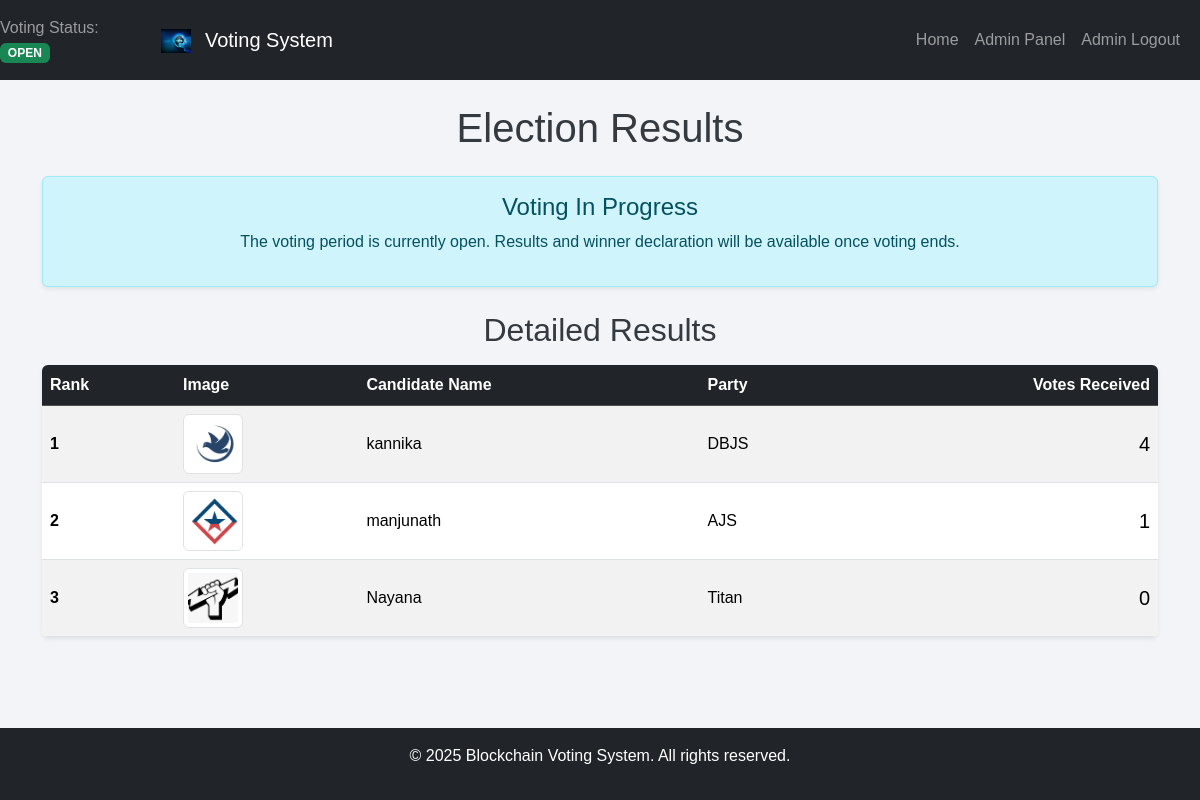
Screenshot of /results (signed in) with the database file from the repository.
### tables this page shows
CREATE TABLE candidates (
    id INTEGER PRIMARY KEY AUTOINCREMENT,
    name TEXT NOT NULL UNIQUE, -- Ensure candidate names are unique
    party TEXT NOT NULL,
    image_filename TEXT -- Store the filename of the uploaded image
);

### app.py (the view, shortened to what this page needs)
@app.route('/results')
def results():
    allow_access = ('admin_logged_in' in session and session['admin_logged_in']) or \
                   ('user_id' in session and not VOTING_OPEN)
    conn = get_db()
    results_data = conn.execute('''
        SELECT c.name, c.party, c.image_filename, COUNT(v.id) as vote_count
        FROM candidates c LEFT JOIN votes v ON c.id = v.candidate_id
        GROUP BY c.id ORDER BY vote_count DESC, c.name
    ''').fetchall()
    user_vote_info = None
    winners = []
    max_votes = 0
    if not VOTING_OPEN and results_data and results_data[0]['vote_count'] > 0:
        max_votes = results_data[0]['vote_count']
        winners = [r for r in results_data if r['vote_count'] == max_votes]
    return render_template('results.html', results=results_data, user_vote=user_vote_info,
                           voting_closed=(not VOTING_OPEN), is_admin=('admin_logged_in' in session),
                           winners=winners, max_votes=max_votes)

### app.py (called while the page is built)
def get_db():
    if 'db' not in g:
        g.db = sqlite3.connect(app.config['DATABASE'], detect_types=sqlite3.PARSE_DECLTYPES)
        g.db.row_factory = sqlite3.Row
        g.db.execute("PRAGMA foreign_keys = ON;")
    return g.db

@app.before_request
def load_logged_in_user():
    user_id = session.get('user_id')
    g.user = None
    g.admin = None  # For admin context if needed
    if user_id is not None:
        g.user = get_db().execute('SELECT id, name, email FROM voters WHERE id = ?', (user_id,)).fetchone()
    elif session.get('admin_logged_in'):
        g.admin = {'username': session.get('admin_username')}

@app.context_processor
def inject_global_vars():
    return {'current_year': datetime.datetime.utcnow().year, 'voting_open_global': VOTING_OPEN}

### Templates/results.html (shortened to what this page needs)
{% extends "base.html" %}
{% block content %}
<h1 class="text-center mb-4">Election Results</h1>
{% if voting_closed and winners %}
    <div class="alert alert-success text-center mb-4 shadow-sm" role="alert">
        <h4 class="alert-heading">
            {% if winners|length == 1 %}
                Election Winner!
            {% else %}
                Election Result: Tie!
            {% endif %}
        </h4>
        <p>
            {% if winners|length == 1 %}
                The winner is <strong>{{ winners[0].name }} ({{ winners[0].party }})</strong>
            {% else %}
                 There is a tie between the following candidates:
                <ul class="list-unstyled mb-0 mt-2">
                    {% for winner in winners %}
                    <li><strong>{{ winner.name }} ({{ winner.party }})</strong></li>
                    {% endfor %}
                </ul>
            {% endif %}
             with <strong>{{ max_votes }}</strong> vote(s) each.
        </p>
        <hr>
        <p class="mb-0">Congratulations!</p>
    </div>
{% elif voting_closed and results and max_votes == 0 %}
    <div class="alert alert-warning text-center mb-4 shadow-sm" role="alert">
        <h4 class="alert-heading">Voting Closed - No Votes Cast</h4>
        <p>The voting period has ended, but no votes were recorded for any candidate.</p>
    </div>
{% elif not voting_closed %}
     <div class="alert alert-info text-center mb-4 shadow-sm" role="alert">
        <h4 class="alert-heading">Voting In Progress</h4>
        <p>The voting period is currently open. Results and winner declaration will be available once voting ends.</p>
    </div>
{% endif %}
{% if results %}
<h2 class="text-center mb-3">Detailed Results</h2>
<div class="table-responsive shadow-sm rounded">
    <table class="table table-striped table-hover align-middle mb-0">
        <thead class="table-dark">
            <tr>
                <th scope="col">Rank</th>
                <th scope="col">Image</th>
                <th scope="col">Candidate Name</th>
                <th scope="col">Party</th>
                <th scope="col" class="text-end">Votes Received</th>
            </tr>
        </thead>
        <tbody>
            {% for result in results %}
            <tr class="{% if voting_closed and result.name in winners|map(attribute='name') %} table-success {% endif %}">
                <th scope="row">{{ loop.index }}</th>
                <td>
                    <img src="{{ url_for('uploaded_file', filename=result.image_filename) if result.image_filename else url_for('static', filename='images/default_candidate.png') }}"
                         alt="{{ result.name }}" class="img-thumbnail" style="width: 60px; height: 60px; object-fit: cover;">
                </td>
                <td>
                    {{ result.name }}
                </td>
                <td>{{ result.party }}</td>
                <td class="text-end fs-5 {% if voting_closed and result.name in winners|map(attribute='name') %} fw-bold {% endif %}">
                    {{ result.vote_count }}
                </td>
            </tr>
            {% endfor %}
        </tbody>
    </table>
</div>
{% elif not voting_closed %}
    <p class="text-center text-muted fst-italic mt-5">No votes have been cast yet.</p>
{% elif voting_closed %}
     <p class="text-center text-muted fst-italic mt-5">No candidates or results available.</p>
{% endif %}
{% endblock %}

### static/style.css (style rules this page uses)
body { background-color: #f2f4f8; font-family: 'Poppins', sans-serif; }
h1, h2, h3 { color: #343a40; }
.table { background-color: #fff; border-radius: 10px; }

### rows the page displays
candidates: image_filename+name (picture), name "kannika", party "DBJS", vote_count "4"
candidates: image_filename+name (picture), name "manjunath", party "AJS", vote_count "1"
candidates: image_filename (picture), name "Nayana", party "Titan", vote_count "0"

### other values shown
{{ 'OPEN' if voting_open_global else 'CLOSED' }} "OPEN"
